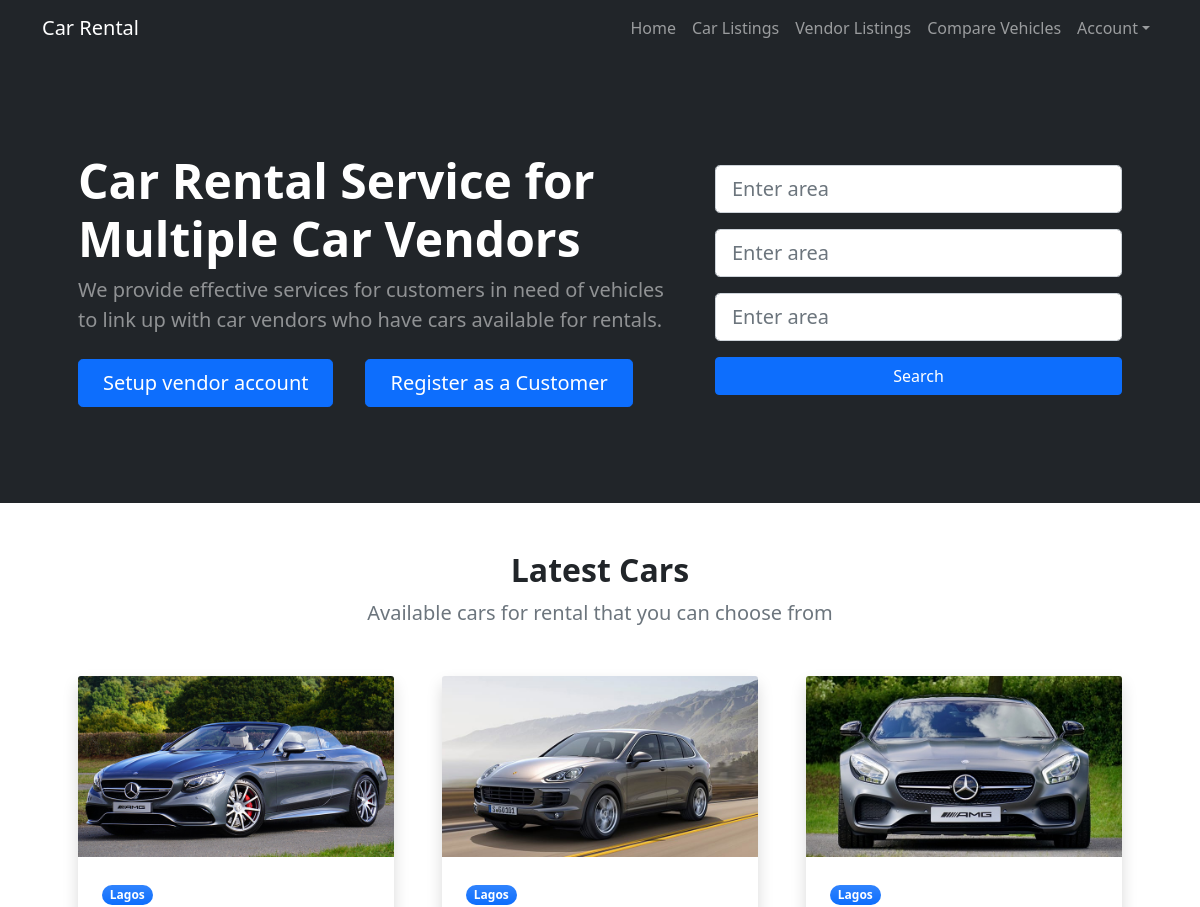
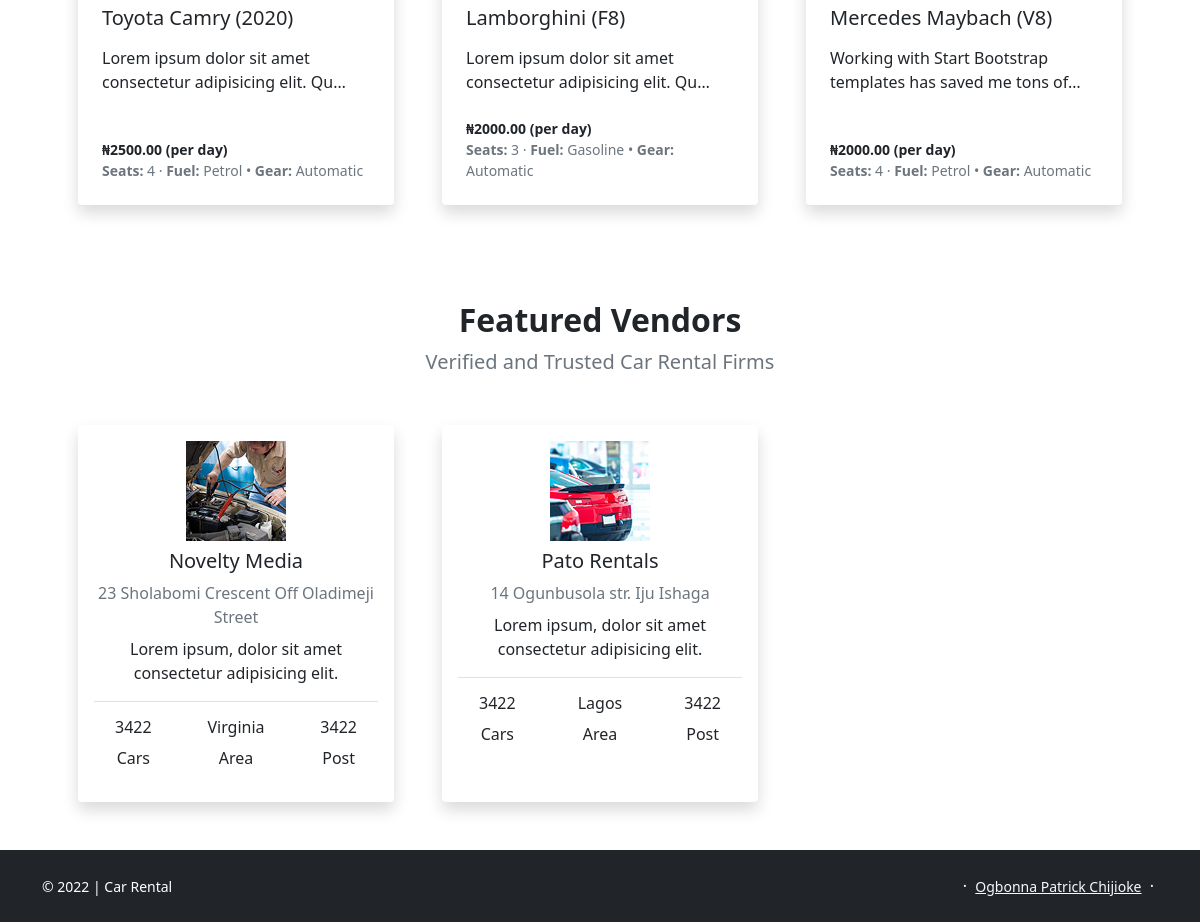
The page / on the database its author committed (2 pictures, top to bottom).
### vehicle/models.py (models this page shows, shortened)
class Vehicle(models.Model):
    SEDAN = 'SE'
    HATCHBACK = 'HB'
    SUV = 'SU'
    CAR_TYPE_CHOICES = (
        (SEDAN, 'Sedan'),
        (HATCHBACK, 'Hatchback'),
        (SUV, 'SUV'),)
    AUTOMATIC = 'A'
    MANUAL = 'M'
    GEAR_TYPE_CHOICES = (
        (AUTOMATIC, 'Automatic'),
        (MANUAL, 'Manual'),)
    PETROL = 'P'
    GASOLINE = 'G'
    DIESEL = 'D'
    FUEL_TYPE_CHOICES = (
        (PETROL, 'Petrol'),
        (GASOLINE, 'Gasoline'),
        (DIESEL, 'Diesel'),)
    vendor = models.ForeignKey(
        User, on_delete=models.PROTECT, related_name='vendor')
    name = models.CharField(max_length=60)
    model = models.CharField(max_length=10, blank=True)
    color = models.CharField(max_length=20)
    no_of_seats = models.IntegerField()
    description = models.TextField(max_length=5000)
    car_type = models.CharField(max_length=2, choices=CAR_TYPE_CHOICES)
    gear_type = models.CharField(max_length=1, choices=GEAR_TYPE_CHOICES)
    fuel_type = models.CharField(max_length=1, choices=FUEL_TYPE_CHOICES)
    price = models.DecimalField(max_digits=6, decimal_places=2)
    image = models.ImageField(upload_to='vehicle')
    is_available = models.BooleanField(default=True)
    license_plate = models.CharField(max_length=20, unique=True)
    area = models.ForeignKey(Area, on_delete=models.CASCADE)
    created = models.DateTimeField(auto_now_add=True)
    updated = models.DateTimeField(auto_now=True)
    class Meta:
        ordering = ['-created']

class Area(models.Model):
    city = models.CharField(max_length=20)
    created = models.DateTimeField(auto_now_add=True)

### account/models.py (models this page shows, shortened)
class VendorProfile(models.Model):
    user = models.OneToOneField(
        User,
        on_delete=models.CASCADE,
        null=True,
        related_name='vendor_profile')
    company_name = models.CharField(max_length=100)
    address = models.CharField(max_length=600)
    phone_number = models.CharField(
        max_length=11,
        validators=[MinLengthValidator(11), MaxLengthValidator(11)])
    city = models.CharField(max_length=30)
    state = models.CharField(max_length=30)
    image = models.ImageField(upload_to='vendor/images')

### carrental/views.py (the view)
# urls.py: 2. Add a URL to urlpatterns:  path('', views.home, name='home')
def home(request):
    vehicles = Vehicle.objects.filter(is_available=True)[:3]
    vendors = VendorProfile.objects.all()
    return render(
        request, 'home.html',
        {'vehicles': vehicles, 'vendors': vendors})

### templates/home.html (shortened to what this page needs)
{% extends "base.html" %}
{% block content %}
<header class="bg-dark py-5">
    <div class="container px-5">
        <div class="row gx-5 align-items-center justify-content-center">
            <div class="col-lg-8 col-xl-7 col-xxl-6">
                <div class="my-5 text-center text-xl-start">
                    <h1 class="display-5 fw-bolder text-white mb-2">Car Rental Service for Multiple Car Vendors</h1>
                    <p class="lead fw-normal text-white-50 mb-4">We provide effective services for customers in need of vehicles to link up with car vendors who have cars available for rentals.</p>
                    <div class="d-grid gap-3 d-sm-flex justify-content-sm-center justify-content-xl-start">
                        {% if request.user.is_authenticated %}
                            {% if request.user.is_vendor %}
                            <a class="btn btn-primary btn-lg px-4 me-sm-3" href="">My Profile</a>
                            {% else %}
                            <a class="btn btn-outline-light btn-lg px-4" href="#!">Find Available Cars</a>
                            {% endif %}
                        {% else %}
                            <a class="btn btn-primary btn-lg px-4 me-sm-3" href="{% url 'vendor_signup' %}">Setup vendor account</a>
                            <a class="btn btn-primary btn-lg px-4 me-sm-3" href="{% url 'customer_signup' %}">Register as a Customer</a>
                        {% endif %}
                    </div>
                </div>
            </div>
            <div class="col-xl-5 col-xxl-6 d-none d-xl-block text-center">
                <form action="">
                    <div class="form-group mb-3">
                        <input class="form-control form-control-lg" id="area" type="text" placeholder="Enter area" />
                    </div>
                    <div class="form-group mb-3">
                        <input class="form-control form-control-lg" id="area" type="text" placeholder="Enter area" />
                    </div>
                    <div class="form-group mb-3">
                        <input class="form-control form-control-lg" id="area" type="text" placeholder="Enter area" />
                    </div>
                    <div class="d-grid gap-2">
                        <button type="submit" class="btn btn-primary">Search</button>
                    </div>
                </form>
            </div>
        </div>
    </div>
</header>
<section>
    <div class="container px-5 my-5">
        <div class="row gx-5 justify-content-center">
            <div class="col-lg-8 col-xl-6">
                <div class="text-center">
                    <h2 class="fw-bolder">Latest Cars</h2>
                    <p class="lead fw-normal text-muted mb-5">Available cars for rental that you can choose from</p>
                </div>
            </div>
        </div>
        <div class="row gx-5">
            {% for vehicle in vehicles %}
            {% include 'partials/_car_listings.html' %}
            {% empty %} No vehicle listing
            {% endfor %}
        </div>
    </div>
</section>
<section>
    <div class="container px-5 my-5">
        <div class="row gx-5 justify-content-center">
            <div class="col-lg-8 col-xl-6">
                <div class="text-center">
                    <h2 class="fw-bolder">Featured Vendors</h2>
                    <p class="lead fw-normal text-muted mb-5">Verified and Trusted Car Rental Firms</p>
                </div>
            </div>
        </div>
        <div class="row gx-5 row-cols-1 row-cols-sm-2 row-cols-xl-4">
            {% for vendor in vendors %}
            {% include 'partials/_vendor_listings.html' %}
            {% empty %} No vendor listing
            {% endfor %}
        </div>
    </div>
</section>
{% endblock %}

### templates/partials/_car_listings.html
<div class="col-lg-4 mb-5">
    <div class="card h-100 shadow border-0">
        {% if vehicle.image %}
        <img class="card-img-top" src="{{ vehicle.image.url }}" alt="{{ vehicle.name }}" />
        {% endif %}
        <div class="card-body p-4">
            <div class="badge bg-primary bg-gradient rounded-pill mb-2">{{ vehicle.area.city }}</div>
            <a class="text-decoration-none link-dark stretched-link" href="{% url 'vehicle:detail' vehicle.id %}"><h5 class="card-title mb-3">{{ vehicle.name }} {% if vehicle.model %}({{ vehicle.model }}){% endif %}</h5></a>
            <p class="card-text mb-0">{{ vehicle.description|truncatechars:'60' }}</p>
        </div>
        <div class="card-footer p-4 pt-0 bg-transparent border-top-0">
            <div class="d-flex align-items-end justify-content-between">
                <div class="d-flex align-items-center">
                    <div class="small">
                        <div class="fw-bold">&#8358;{{ vehicle.price }} (per day)</div>
                        <div class="text-muted">
                            <b>Seats:</b> {{ vehicle.no_of_seats }}
                            &middot;
                            <b>Fuel:</b> {{ vehicle.get_fuel_type_display }}
                            &bull;
                            <b>Gear:</b> {{ vehicle.get_gear_type_display }}
                        </div>
                    </div>
                </div>
            </div>
        </div>
    </div>
</div>

### templates/partials/_vendor_listings.html
<div class="col-lg-4">
    <div class="card h-100 shadow border-0">
        <div class="card-body text-center">
            <div>
                <img class="mb-2" src="{{ vendor.image.url }}"  class="mb-2"alt="{{ vendor.company_name }}">
                <a class="text-decoration-none link-dark stretched-link" href="">
                    <h5>{{ vendor.company_name }}</h5>
                </a>
                <p class="text-muted mb-0">{{ vendor.address }}</p>
            </div>
            <p class="mt-2 card-text">Lorem ipsum, dolor sit amet consectetur adipisicing elit.</p>
            <div class="border-top pt-3">
                <div class="row">
                    <div class="col-4">
                        <h6>3422</h6>
                        <p>Cars</p>
                    </div>
                    <div class="col-4">
                        <h6>{{ vendor.state }}</h6>
                        <p>Area</p>
                    </div>
                    <div class="col-4">
                        <h6>3422</h6>
                        <p>Post</p>
                    </div>
                </div>
            </div>
        </div>
    </div>
</div>

### rows shown on the page
Vehicle: image (picture), area.city "Lagos", name "Toyota Camry", model "2020", description "Lorem ipsum dolor sit amet consectetur adipisicing elit. Qu…", price "2500.00", no_of_seats "4", fuel_type "Petrol", gear_type "Automatic"
Vehicle: image (picture), area.city "Lagos", name "Lamborghini", model "F8", description "Lorem ipsum dolor sit amet consectetur adipisicing elit. Qu…", price "2000.00", no_of_seats "3", fuel_type "Gasoline", gear_type "Automatic"
Vehicle: image (picture), area.city "Lagos", name "Mercedes Maybach", model "V8", description "Working with Start Bootstrap templates has saved me tons of…", price "2000.00", no_of_seats "4", fuel_type "Petrol", gear_type "Automatic"
VendorProfile: image (picture), company_name "Novelty Media", address "23 Sholabomi Crescent Off Oladimeji Street", state "Virginia"
VendorProfile: image (picture), company_name "Pato Rentals", address "14 Ogunbusola str. Iju Ishaga", state "Lagos"
